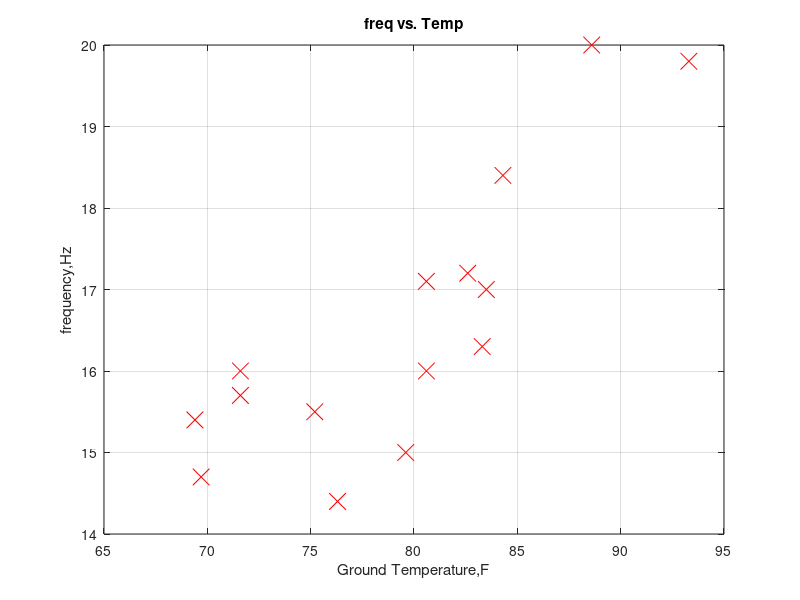
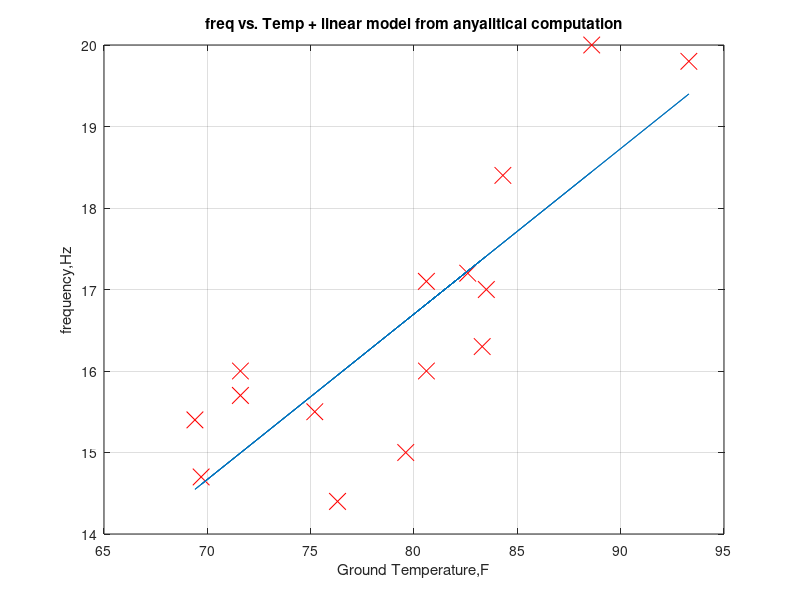

The MATLAB script that drew these images, in order: (Note: this script raises an error after producing the figures.)
% question1
%% 1 load and plot the data, taken from class exercise 1
clear, clc,  close all
data=load('Xcricket.mat');
x=data.Xcricket(:,2);
y=data.Xcricket(:,1);
m=length(y); % number of training examples
% plot the data
figure(1)
plot(x,y,'rx','MarkerSize', 12);
xlabel('Ground Temperature,F'), ylabel('frequency,Hz')
title('freq vs. Temp'), grid, hold on % overlay data

% 2 Analytical linear model
X=[ones(m,1) x]; %add x0
theta_analytical = (X'*X)^(-1)*X'*y;
%xx=linspace(60,100,1000);
%plot(xx,ff);
figure(2)
plot(x,y,'rx','MarkerSize', 12);
xlabel('Ground Temperature,F'), ylabel('frequency,Hz')
title('freq vs. Temp + linear model from anyalitical computation'), grid, hold on % overlay data
plot(x ,X*theta_analytical);


% 3 gradient descent (on-line/stochastic)
% initializations
num_iterations=2500;
alpha=5e-5;
theta=zeros(2,1);
% run gradient descent
[theta,J]=gradientDescent(X,y,theta, alpha,num_iterations, 0);
% print theta to screen
fprintf('Theta found by gradient descent: ')
fprintf('%f %f \n', theta(1), theta(2));
% plot the linear fit
figure(1), plot(X(:,2), X*theta, '-b')
legend('Training data', 'Linear regression (gd)')
hold off;

%% 4 and 5 Predict frequency values for temperatures of 91,77 and 50 degrees
predict1=[1 91]*theta;
fprintf('For temperature = 91 degrees, we predict a freq of %f Hz \n', predict1);
predict2=[1 77]*theta;
fprintf('For temperature = 65 degrees, we predict a freq of %f Hz \n', predict2);
predict3=[1 50]*theta;
fprintf('For temperature = 32 degrees, we predict a freq of %f Hz \n', predict3);